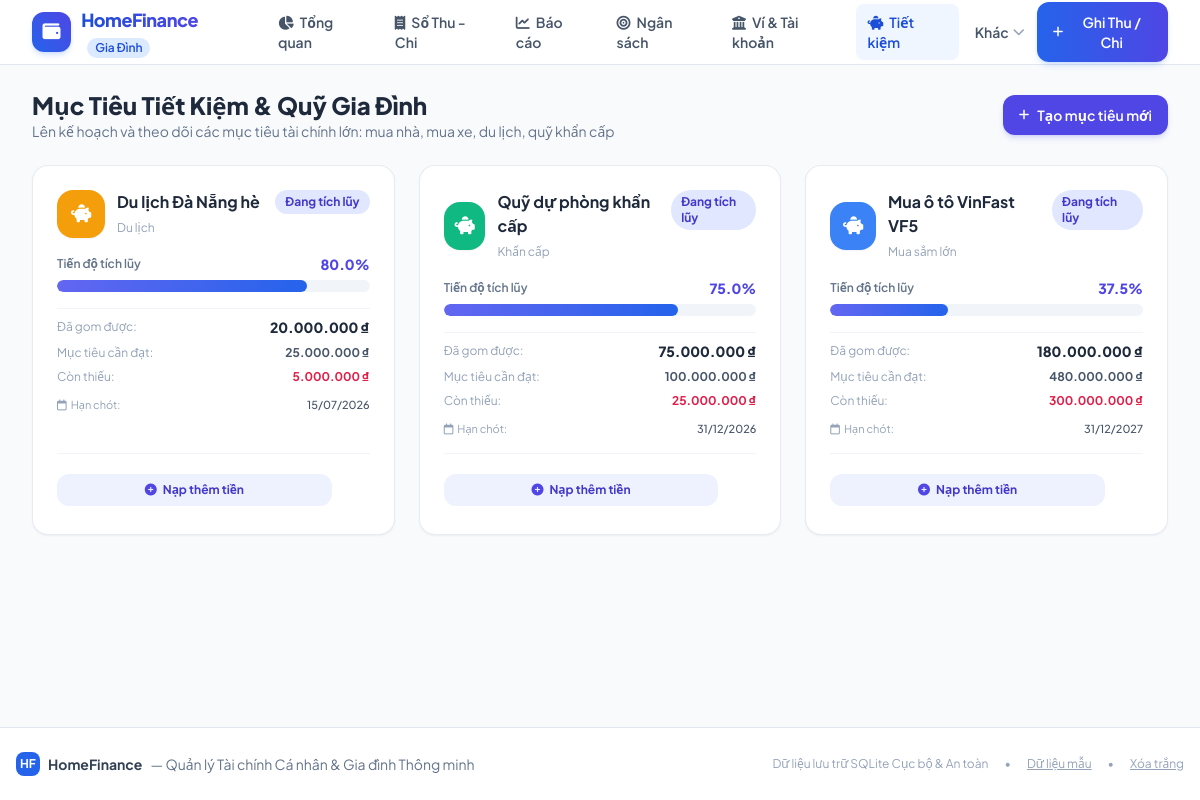
The page /goals on the database its author committed.
### tables this page shows
CREATE TABLE goals (
            id INTEGER PRIMARY KEY AUTOINCREMENT,
            name TEXT NOT NULL,
            target_amount REAL NOT NULL,
            current_amount REAL NOT NULL DEFAULT 0,
            deadline TEXT DEFAULT '', -- YYYY-MM-DD
            category TEXT DEFAULT 'Chung',
            color TEXT DEFAULT '#6366f1',
            status TEXT DEFAULT 'in_progress', -- 'in_progress', 'completed'
            note TEXT DEFAULT '',
            created_at TIMESTAMP DEFAULT CURRENT_TIMESTAMP
        );

### app.py (the view)
@app.route('/goals')
def goals():
    conn = get_db_connection()
    cursor = conn.cursor()
    cursor.execute("SELECT * FROM goals ORDER BY status ASC, deadline ASC")
    goals_list = cursor.fetchall()
    cursor.execute("SELECT * FROM accounts WHERE is_active = 1 AND current_balance > 0")
    accounts = cursor.fetchall()
    conn.close()
    return render_template('goals.html', goals=goals_list, accounts=accounts)

### app.py (called while the page is built)
@app.template_filter('currency')
def currency_filter(value):
    try:
        val = float(value or 0)
        return f"{val:,.0f}".replace(",", ".") + " ₫"
    except (ValueError, TypeError):
        return "0 ₫"

@app.template_filter('format_date')
def format_date_filter(val):
    if not val:
        return ""
    try:
        dt = datetime.strptime(str(val), '%Y-%m-%d')
        return dt.strftime('%d/%m/%Y')
    except Exception:
        return str(val)

### database.py (called while the page is built)
def get_db_connection():
    conn = sqlite3.connect(DB_PATH)
    conn.row_factory = sqlite3.Row
    conn.execute("PRAGMA foreign_keys = ON")
    return conn

### templates/goals.html (shortened to what this page needs)
{% extends "base.html" %}
{% block content %}
<div class="space-y-6">
    <div class="flex flex-col sm:flex-row sm:items-center justify-between gap-4">
        <div>
            <h1 class="text-2xl font-extrabold text-slate-800">Mục Tiêu Tiết Kiệm & Quỹ Gia Đình</h1>
            <p class="text-sm text-slate-500">Lên kế hoạch và theo dõi các mục tiêu tài chính lớn: mua nhà, mua xe, du lịch, quỹ khẩn cấp</p>
        </div>
        <button onclick="openModal('addGoalModal')" class="inline-flex items-center gap-2 px-4 py-2.5 rounded-xl bg-indigo-600 hover:bg-indigo-700 text-white text-sm font-semibold shadow-md shadow-indigo-500/20 active:scale-95 transition-all">
            <i class="fa-solid fa-plus text-xs"></i>
            <span>Tạo mục tiêu mới</span>
        </button>
    </div>
    <div class="grid grid-cols-1 md:grid-cols-2 lg:grid-cols-3 gap-6">
        {% if goals %}
            {% for g in goals %}
            {% set pct = (g.current_amount / g.target_amount * 100) if g.target_amount > 0 else 0 %}
            <div class="bg-white rounded-2xl border border-slate-200/80 p-6 shadow-sm hover:shadow-md transition-all flex flex-col justify-between group">
                <div>
                    <div class="flex items-start justify-between gap-3 mb-4">
                        <div class="flex items-center gap-3">
                            <div class="w-12 h-12 rounded-2xl flex items-center justify-center text-white font-bold text-lg shadow-sm" style="background-color: {{ g.color }}">
                                <i class="fa-solid fa-piggy-bank"></i>
                            </div>
                            <div>
                                <h3 class="font-bold text-slate-800 text-base">{{ g.name }}</h3>
                                <span class="text-xs text-slate-400">{{ g.category }}</span>
                            </div>
                        </div>
                        {% if g.status == 'completed' or pct >= 100 %}
                            <span class="inline-flex items-center px-2.5 py-1 rounded-full text-xs font-bold bg-emerald-100 text-emerald-700">
                                <i class="fa-solid fa-check mr-1 text-[10px]"></i>Đạt mục tiêu!
                            </span>
                        {% else %}
                            <span class="inline-flex items-center px-2.5 py-1 rounded-full text-xs font-bold bg-indigo-100 text-indigo-700">
                                Đang tích lũy
                            </span>
                        {% endif %}
                    </div>
                    <div class="space-y-1.5 my-4">
                        <div class="flex items-center justify-between text-xs">
                            <span class="font-semibold text-slate-500">Tiến độ tích lũy</span>
                            <span class="font-extrabold text-indigo-600 text-sm">{{ "%.1f"|format(pct) }}%</span>
                        </div>
                        <div class="w-full bg-slate-100 rounded-full h-3 overflow-hidden">
                            <div class="bg-gradient-to-r from-indigo-500 to-blue-600 h-3 rounded-full transition-all duration-500" style="width: {{ [pct, 100] | min }}%"></div>
                        </div>
                    </div>
                    <div class="space-y-2 text-xs pt-2 border-t border-slate-100">
                        <div class="flex items-center justify-between">
                            <span class="text-slate-400">Đã gom được:</span>
                            <span class="font-extrabold text-slate-800 text-sm">{{ g.current_amount | currency }}</span>
                        </div>
                        <div class="flex items-center justify-between">
                            <span class="text-slate-400">Mục tiêu cần đạt:</span>
                            <span class="font-bold text-slate-600">{{ g.target_amount | currency }}</span>
                        </div>
                        <div class="flex items-center justify-between">
                            <span class="text-slate-400">Còn thiếu:</span>
                            <span class="font-bold text-rose-600">
                                {{ [g.target_amount - g.current_amount, 0] | max | currency }}
                            </span>
                        </div>
                        {% if g.deadline %}
                        <div class="flex items-center justify-between pt-1 text-[11px] text-slate-400">
                            <span><i class="fa-regular fa-calendar mr-1"></i>Hạn chót:</span>
                            <span class="font-medium text-slate-600">{{ g.deadline | format_date }}</span>
                        </div>
                        {% endif %}
                    </div>
                </div>
                <div class="pt-4 mt-4 border-t border-slate-100 flex items-center justify-between gap-2">
                    <button onclick="openDepositModal({{ g.id }}, '{{ g.name }}')" class="flex-1 py-2 px-3 rounded-xl bg-indigo-50 hover:bg-indigo-100 text-indigo-700 text-xs font-bold transition-colors flex items-center justify-center gap-1.5">
                        <i class="fa-solid fa-plus-circle text-indigo-600"></i>
                        <span>Nạp thêm tiền</span>
                    </button>
                </div>
            </div>
            {% endfor %}
        {% endif %}
    </div>
</div>
{% endblock %}

### static/css/style.css (style rules this page uses)
body { font-family: 'Plus Jakarta Sans', system-ui, -apple-system, BlinkMacSystemFont, 'Segoe UI', Roboto, Oxygen, Ubuntu, Cantarell, sans-serif; -webkit-font-smoothing: antialiased; }

### rows shown on the page
goals: name "Du lịch Đà Nẵng hè", category "Du lịch", status "Đang tích lũy", pct "80.0", current_amount "20.000.000 ₫", target_amount "25.000.000 ₫", target_amount "5.000.000 ₫", deadline "15/07/2026"
goals: name "Quỹ dự phòng khẩn cấp", category "Khẩn cấp", status "Đang tích lũy", pct "75.0", current_amount "75.000.000 ₫", target_amount "100.000.000 ₫", target_amount "25.000.000 ₫", deadline "31/12/2026"
goals: name "Mua ô tô VinFast VF5", category "Mua sắm lớn", status "Đang tích lũy", pct "37.5", current_amount "180.000.000 ₫", target_amount "480.000.000 ₫", target_amount "300.000.000 ₫", deadline "31/12/2027"
